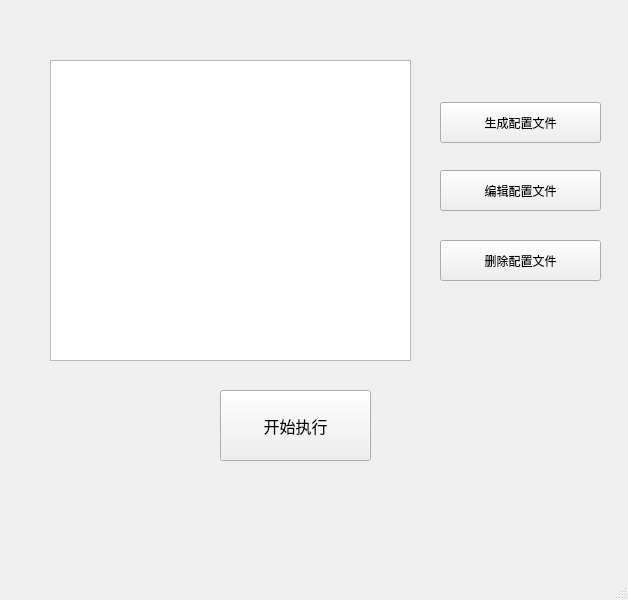
<?xml version="1.0" encoding="UTF-8"?>
<ui version="4.0">
 <class>MainWindow</class>
 <widget class="QMainWindow" name="MainWindow">
  <property name="geometry">
   <rect>
    <x>0</x>
    <y>0</y>
    <width>628</width>
    <height>600</height>
   </rect>
  </property>
  <property name="windowTitle">
   <string>MainWindow</string>
  </property>
  <widget class="QWidget" name="centralwidget">
   <widget class="QPushButton" name="pushButton">
    <property name="geometry">
     <rect>
      <x>220</x>
      <y>390</y>
      <width>151</width>
      <height>71</height>
     </rect>
    </property>
    <property name="font">
     <font>
      <family>Arial</family>
      <pointsize>12</pointsize>
     </font>
    </property>
    <property name="text">
     <string>开始执行</string>
    </property>
   </widget>
   <widget class="QPushButton" name="pushButton_2">
    <property name="geometry">
     <rect>
      <x>440</x>
      <y>102</y>
      <width>161</width>
      <height>41</height>
     </rect>
    </property>
    <property name="text">
     <string>生成配置文件</string>
    </property>
   </widget>
   <widget class="QListView" name="listView">
    <property name="geometry">
     <rect>
      <x>50</x>
      <y>60</y>
      <width>361</width>
      <height>301</height>
     </rect>
    </property>
   </widget>
   <widget class="QPushButton" name="pushButton_4">
    <property name="geometry">
     <rect>
      <x>440</x>
      <y>170</y>
      <width>161</width>
      <height>41</height>
     </rect>
    </property>
    <property name="text">
     <string>编辑配置文件</string>
    </property>
   </widget>
   <widget class="QPushButton" name="pushButton_5">
    <property name="geometry">
     <rect>
      <x>440</x>
      <y>240</y>
      <width>161</width>
      <height>41</height>
     </rect>
    </property>
    <property name="text">
     <string>删除配置文件</string>
    </property>
   </widget>
  </widget>
  <widget class="QMenuBar" name="menubar">
   <property name="geometry">
    <rect>
     <x>0</x>
     <y>0</y>
     <width>628</width>
     <height>23</height>
    </rect>
   </property>
  </widget>
  <widget class="QStatusBar" name="statusbar"/>
 </widget>
 <resources/>
 <connections/>
</ui>
